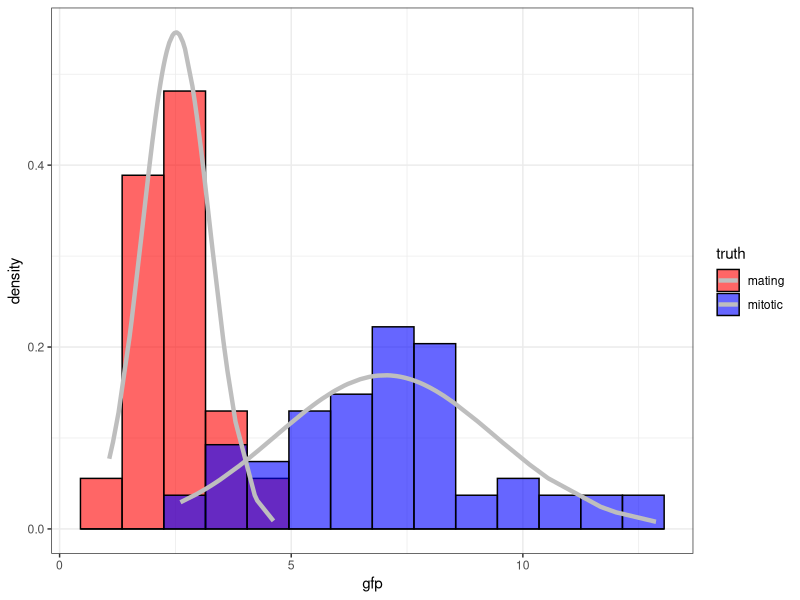
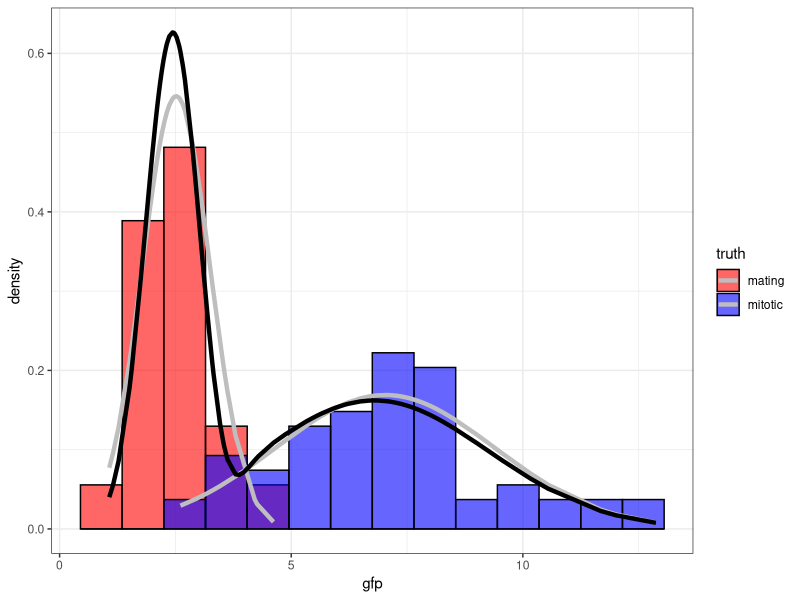

R code for these plots, in order: (Note: a time limit stopped this script after it produced the figures.)
## ---- chunk 1
library(knitr)
opts_chunk$set(fig.align="center", fig.height=5.5, fig.width=6, collapse=TRUE, comment="", prompt=TRUE)
options(width=63)
library(tidyverse)
theme_set(theme_bw())
## ---- chunk 2
df = read.table("../data/gfp.txt")
names(df) <- c("gfp", "truth")
df$truth <- as.character(df$truth)
df$truth[df$truth=="1"] <- "mating"
df$truth[df$truth=="2"] <- "mitotic"
df$truth <- as.factor(df$truth)
x <- df$gfp
tmu1 <- mean(x[1:60])
ts1 <- var(x[1:60])
tmu2 <- mean(x[61:120])
ts2 <- var(x[61:120])
ft <- rep(0, 120)
ft[1:60] <- dnorm(x[1:60], mean=tmu1, sd=sqrt(ts1))
ft[61:120] <- dnorm(x[61:120], mean=tmu2, sd=sqrt(ts2))

df <- data.frame(df, ft=ft)

ggplot(df) +
  geom_histogram(mapping = aes(x=gfp, y=..density.., fill=truth), 
                 binwidth=0.9, color="black", alpha=0.6, position="identity") +
  scale_fill_manual(values=c("red", "blue")) +
  geom_line(aes(x=gfp, y=ft, color=truth), size=1.5) + 
  scale_color_manual(values=c("grey", "grey")) 
## ---- chunk 3
set.seed(508)
B <- 100
p <- rep(0,B)
mu1 <- rep(0,B)
mu2 <- rep(0,B)
s1 <- rep(0,B)
s2 <- rep(0,B)
p[1] <- runif(1, min=0.1, max=0.9)
mu.start <- sample(x, size=2, replace=FALSE)
mu1[1] <- min(mu.start)
mu2[1] <- max(mu.start)
s1[1] <- var(sort(x)[1:60])
s2[1] <- var(sort(x)[61:120])
z <- rep(0,120)
## ---- chunk 4
for(i in 2:B) {
  z <- (p[i-1]*dnorm(x, mean=mu2[i-1], sd=sqrt(s2[i-1])))/
    (p[i-1]*dnorm(x, mean=mu2[i-1], sd=sqrt(s2[i-1])) + 
       (1-p[i-1])*dnorm(x, mean=mu1[i-1], sd=sqrt(s1[i-1])))
  mu1[i] <- sum((1-z)*x)/sum(1-z)
  mu2[i] <- sum(z*x)/sum(z)
  s1[i] <- sum((1-z)*(x-mu1[i])^2)/sum(1-z)
  s2[i] <- sum(z*(x-mu2[i])^2)/sum(z)
  p[i] <- sum(z)/length(z)
}

tail(cbind(mu1, s1, mu2, s2, p), n=3)
## ---- chunk 5
fe <- rep(0, 120)
fe <- (1-z)*dnorm(x, mean=mu1[B], sd=sqrt(s1[B])) + 
  z*dnorm(x, mean=mu2[B], sd=sqrt(s2[B]))
df <- data.frame(df, fe=fe)

ggplot(df) +
  geom_histogram(mapping = aes(x=gfp, y=..density.., fill=truth), 
                 binwidth=0.9, color="black", alpha=0.6, position="identity") +
  scale_fill_manual(values=c("red", "blue")) +
  geom_line(aes(x=gfp, y=ft, color=truth), size=1.5) + 
  scale_color_manual(values=c("grey", "grey")) +
  geom_line(aes(x=gfp, y=fe), size=1.5)
#  geom_line(aes(x=gfp, y=fe, color=truth), size=1.5) + 
#  scale_color_manual(values=c("black", "black")) +
#  geom_line(aes(x=gfp[1:60], y=ft[1:60]), size=1.5)
## ---- chunk 6
rdirichlet <- function(alpha) {
  m <- nrow(alpha)
  n <- ncol(alpha)
  x <- matrix(rgamma(m * n, alpha), ncol = n)
  x/rowSums(x)
}
## ---- chunk 7
set.seed(1234)

X <- read.table("../data/hapmap_sample.txt", stringsAsFactors=FALSE, header=TRUE)
X <- as.matrix(X)

Xa <- X
Xb <- X

L <- nrow(X)
N <- ncol(X)

for(i in 1:L) {
  for(j in 1:N) {
    if(X[i,j] == 1) {
      if(runif(1)<0.5) {
          Xa[i,j] <- 0
      } else {
          Xb[i,j] <- 0
      }
    }
    if(X[i,j] == 2) {
      Xa[i,j] <- 1
      Xb[i,j] <- 1
    }
  }
}
## ---- chunk 8
dim(Xa)
X[1:3,1:3]
Xa[1:3,1:3]
## ---- chunk 9
L <- nrow(Xa)
N <- ncol(Xa)

K <- 3

Za <- matrix(sample(1:K, L*N, replace=TRUE), L, N)
Zb <- matrix(sample(1:K, L*N, replace=TRUE), L, N)
P <- matrix(0, L, K)
Q <- matrix(0, N, K)

## ---- chunk 10
update_P <- function() {
  Na_0 <- Za * (Xa==0)
  Na_1 <- Za * (Xa==1)
  Nb_0 <- Zb * (Xb==0)
  Nb_1 <- Zb * (Xb==1)
  for(k in 1:K) {
    N0 <- rowSums(Na_0==k)+rowSums(Nb_0==k)
    N1 <- rowSums(Na_1==k)+rowSums(Nb_1==k)
    P[,k] <- rdirichlet(1+cbind(N1, N0))[,1]
  }
  P
}
## ---- chunk 11
update_Q <- function() {
  M_POP0 <- apply(Za, 2, function(x) {tabulate(x, nbins=K)} )
  M_POP1 <- apply(Zb, 2, function(x) {tabulate(x, nbins=K)} )
  
  rdirichlet(t(1+M_POP0+M_POP1))
}
## ---- chunk 12
update_Z <- function(X) {
  Z <- matrix(0, nrow(X), ncol(X))
  for(n in 1:N) {
    PZ0 <- t(t((1-P)) * Q[n,])
    PZ1 <- t(t(P) * Q[n,])
    PZ <- X[,n]*PZ1 + (1-X[,n])*PZ0
    Z[,n] <- apply(PZ, 1, function(p){sample(1:K, 1, prob=p)})
  }
  Z
}
## ---- chunk 13
model_ll <- function() {
  AFa <- t(sapply(1:L, function(i){P[i,][Za[i,]]}))
  AFb <- t(sapply(1:L, function(i){P[i,][Zb[i,]]}))
  # hint, hint, HW3
  sum(dbinom(Xa, 1, AFa, log=TRUE)) + 
    sum(dbinom(Xb, 1, AFb, log=TRUE))
}
## ---- chunk 14
MAX_IT <- 20000
BURNIN <- 5000
THIN <- 20

QSUM <- matrix(0, N, K)

START <- 200
TAIL <- 500
LL_start <- rep(0, START)
LL_end <- rep(0, TAIL)
## ---- chunk 15
set.seed(1234)

for(it in 1:MAX_IT) {
  P <- update_P()
  Q <- update_Q()
  Za <- update_Z(Xa)
  Zb <- update_Z(Xb)
  
  if(it > BURNIN && it %% THIN == 0) {QSUM <- QSUM+Q}
  if(it <= START) {LL_start[it] <- model_ll()}
  if(it > MAX_IT-TAIL) {LL_end[it-(MAX_IT-TAIL)] <- model_ll()}
}

Q_MEAN <- QSUM/((MAX_IT-BURNIN)/THIN)
## ---- chunk 16
library(reshape2)
rownames(Q_MEAN) <- colnames(X)
DF <- melt(Q_MEAN, varnames=c("individual", "population"))
DF$population <- as.factor(DF$population)
ggplot(DF, aes(individual, value, fill=population)) + geom_bar(stat="identity") + scale_fill_brewer(palette="Set1") +
  theme(axis.text.x=element_text(angle=90))
## ---- chunk 17
data.frame(ll=c(LL_start, LL_end), 
           iter=c(1:START, (MAX_IT-TAIL+1):MAX_IT),
           tail=c(rep("start", START), rep("tail", TAIL))) %>%
  ggplot(aes(iter, ll)) + geom_point() + 
  geom_line() + theme_bw() +
  facet_grid(~tail, scales="free_x", space="free_x")
## ---- chunk 18
K <- 4
Za <- matrix(sample(1:K, L*N, replace=TRUE), L, N)
Zb <- matrix(sample(1:K, L*N, replace=TRUE), L, N)
P <- matrix(0, L, K)
Q <- matrix(0, N, K)
QSUM <- matrix(0, N, K)
## ---- chunk 19
for(it in 1:MAX_IT) {
  P <- update_P()
  Q <- update_Q()
  Za <- update_Z(Xa)
  Zb <- update_Z(Xb)
  
  if(it > BURNIN && it %% THIN == 0) {
    QSUM <- QSUM+Q
  }
}

Q_MEAN <- QSUM/((MAX_IT-BURNIN)/THIN)
## ---- chunk 20
rownames(Q_MEAN) <- colnames(X)
DF <- melt(Q_MEAN, varnames=c("individual", "population"))
DF$population <- as.factor(DF$population)
ggplot(DF, aes(individual, value, fill=population)) +
  geom_bar(stat="identity") + scale_fill_brewer(palette="Set1") +
  theme(axis.text.x=element_text(angle=90))
## ---- chunk 21
sessionInfo()
